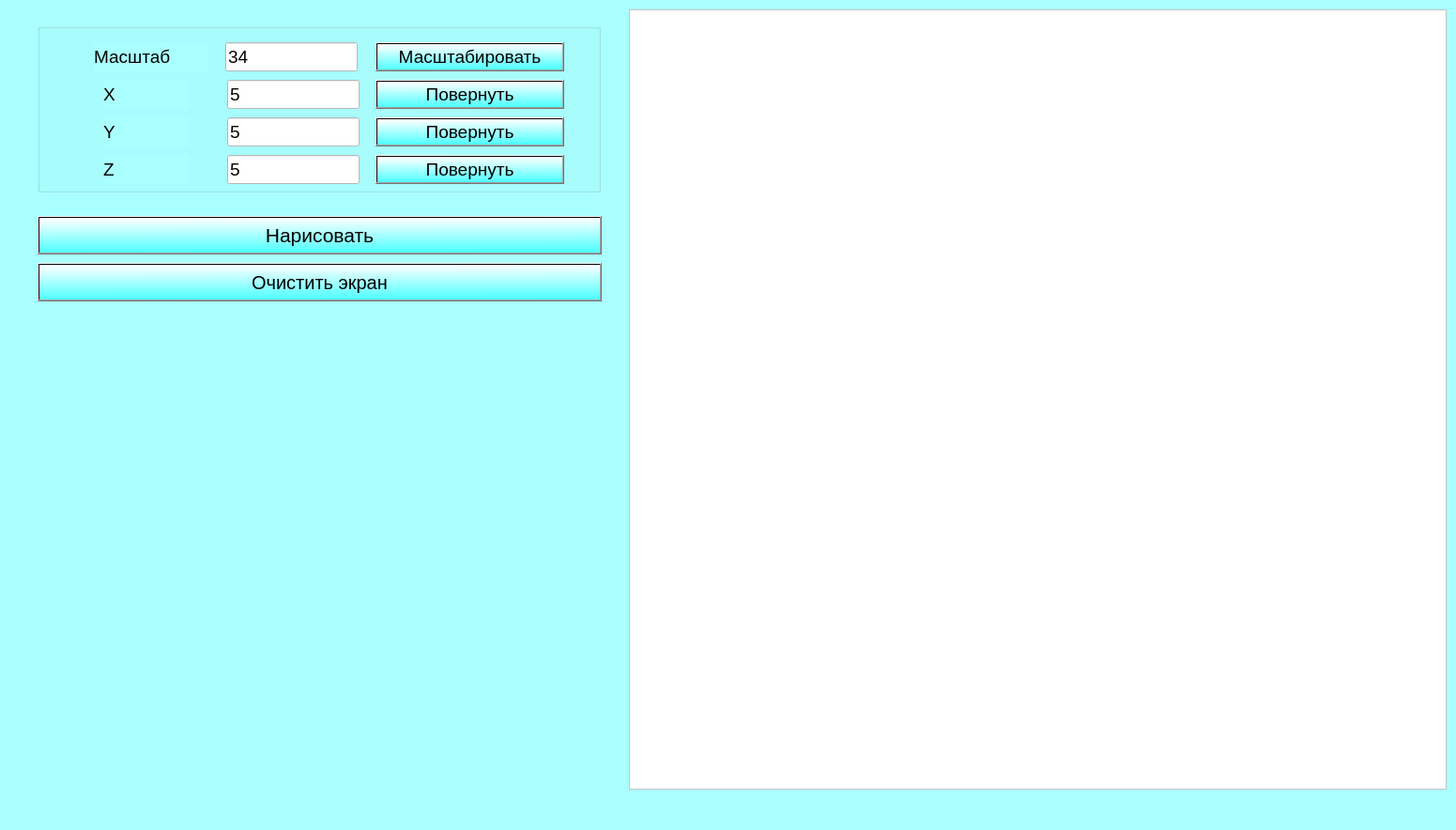
<?xml version="1.0" encoding="UTF-8"?>
<ui version="4.0">
 <class>MainWindow</class>
 <widget class="QMainWindow" name="MainWindow">
  <property name="geometry">
   <rect>
    <x>0</x>
    <y>0</y>
    <width>1551</width>
    <height>884</height>
   </rect>
  </property>
  <property name="minimumSize">
   <size>
    <width>1000</width>
    <height>700</height>
   </size>
  </property>
  <property name="maximumSize">
   <size>
    <width>1600</width>
    <height>1500</height>
   </size>
  </property>
  <property name="windowTitle">
   <string>Козлова Ирина, ИУ7-42Б, Лабораторная работа №10</string>
  </property>
  <property name="layoutDirection">
   <enum>Qt::LeftToRight</enum>
  </property>
  <property name="styleSheet">
   <string notr="true">background-color: rgb(170, 255, 255);</string>
  </property>
  <widget class="QWidget" name="centralwidget">
   <widget class="QGraphicsView" name="graphicsView">
    <property name="geometry">
     <rect>
      <x>670</x>
      <y>10</y>
      <width>871</width>
      <height>831</height>
     </rect>
    </property>
    <property name="styleSheet">
     <string notr="true">background-color: rgb(255, 255, 255);</string>
    </property>
   </widget>
   <widget class="QPushButton" name="pushButton_clean">
    <property name="geometry">
     <rect>
      <x>40</x>
      <y>280</y>
      <width>601</width>
      <height>41</height>
     </rect>
    </property>
    <property name="minimumSize">
     <size>
      <width>0</width>
      <height>30</height>
     </size>
    </property>
    <property name="font">
     <font>
      <pointsize>15</pointsize>
     </font>
    </property>
    <property name="styleSheet">
     <string notr="true">color: rgb(0, 0, 0);
background-color: qlineargradient(spread:reflect, x1:0.505, y1:1, x2:0.475962, y2:0, stop:0 rgba(77, 255, 255, 255), stop:1 rgba(255, 255, 255, 255));</string>
    </property>
    <property name="text">
     <string>Очистить экран</string>
    </property>
   </widget>
   <widget class="QPushButton" name="pushButton_RES">
    <property name="geometry">
     <rect>
      <x>40</x>
      <y>230</y>
      <width>601</width>
      <height>41</height>
     </rect>
    </property>
    <property name="font">
     <font>
      <pointsize>16</pointsize>
     </font>
    </property>
    <property name="styleSheet">
     <string notr="true">color: rgb(0, 0, 0);
background-color: qlineargradient(spread:reflect, x1:0.505, y1:1, x2:0.475962, y2:0, stop:0 rgba(77, 255, 255, 255), stop:1 rgba(255, 255, 255, 255));</string>
    </property>
    <property name="text">
     <string>Нарисовать</string>
    </property>
   </widget>
   <widget class="QWidget" name="layoutWidget">
    <property name="geometry">
     <rect>
      <x>30</x>
      <y>20</y>
      <width>621</width>
      <height>191</height>
     </rect>
    </property>
    <layout class="QHBoxLayout" name="horizontalLayout_10">
     <property name="spacing">
      <number>7</number>
     </property>
     <property name="topMargin">
      <number>0</number>
     </property>
     <item>
      <widget class="QGroupBox" name="groupBoxChooseDRAW_4">
       <property name="minimumSize">
        <size>
         <width>600</width>
         <height>100</height>
        </size>
       </property>
       <property name="maximumSize">
        <size>
         <width>600</width>
         <height>180</height>
        </size>
       </property>
       <property name="font">
        <font>
         <pointsize>14</pointsize>
        </font>
       </property>
       <property name="styleSheet">
        <string notr="true">color: rgb(0, 0, 0);</string>
       </property>
       <property name="title">
        <string/>
       </property>
       <widget class="QLabel" name="label_4">
        <property name="geometry">
         <rect>
          <x>60</x>
          <y>20</y>
          <width>121</width>
          <height>31</height>
         </rect>
        </property>
        <property name="font">
         <font>
          <pointsize>14</pointsize>
         </font>
        </property>
        <property name="text">
         <string>Масштаб</string>
        </property>
       </widget>
       <widget class="QLineEdit" name="lineEdit_k">
        <property name="geometry">
         <rect>
          <x>200</x>
          <y>20</y>
          <width>141</width>
          <height>31</height>
         </rect>
        </property>
        <property name="font">
         <font>
          <pointsize>14</pointsize>
         </font>
        </property>
        <property name="styleSheet">
         <string notr="true">background-color: rgb(255, 255, 255);</string>
        </property>
        <property name="text">
         <string>34</string>
        </property>
       </widget>
       <widget class="QLineEdit" name="lineEdit_z_turn">
        <property name="geometry">
         <rect>
          <x>202</x>
          <y>140</y>
          <width>141</width>
          <height>31</height>
         </rect>
        </property>
        <property name="font">
         <font>
          <pointsize>14</pointsize>
         </font>
        </property>
        <property name="styleSheet">
         <string notr="true">background-color: rgb(255, 255, 255);</string>
        </property>
        <property name="text">
         <string>5</string>
        </property>
       </widget>
       <widget class="QLineEdit" name="lineEdit_x_turn">
        <property name="geometry">
         <rect>
          <x>202</x>
          <y>60</y>
          <width>141</width>
          <height>31</height>
         </rect>
        </property>
        <property name="font">
         <font>
          <pointsize>14</pointsize>
         </font>
        </property>
        <property name="styleSheet">
         <string notr="true">background-color: rgb(255, 255, 255);</string>
        </property>
        <property name="text">
         <string>5</string>
        </property>
       </widget>
       <widget class="QLineEdit" name="lineEdit_y_turn">
        <property name="geometry">
         <rect>
          <x>202</x>
          <y>100</y>
          <width>141</width>
          <height>31</height>
         </rect>
        </property>
        <property name="font">
         <font>
          <pointsize>14</pointsize>
         </font>
        </property>
        <property name="styleSheet">
         <string notr="true">background-color: rgb(255, 255, 255);</string>
        </property>
        <property name="text">
         <string>5</string>
        </property>
       </widget>
       <widget class="QLabel" name="label_7">
        <property name="geometry">
         <rect>
          <x>70</x>
          <y>100</y>
          <width>91</width>
          <height>31</height>
         </rect>
        </property>
        <property name="font">
         <font>
          <pointsize>14</pointsize>
         </font>
        </property>
        <property name="text">
         <string>Y</string>
        </property>
       </widget>
       <widget class="QLabel" name="label_8">
        <property name="geometry">
         <rect>
          <x>70</x>
          <y>60</y>
          <width>91</width>
          <height>31</height>
         </rect>
        </property>
        <property name="font">
         <font>
          <pointsize>14</pointsize>
         </font>
        </property>
        <property name="text">
         <string>X</string>
        </property>
       </widget>
       <widget class="QLabel" name="label_9">
        <property name="geometry">
         <rect>
          <x>70</x>
          <y>140</y>
          <width>91</width>
          <height>31</height>
         </rect>
        </property>
        <property name="font">
         <font>
          <pointsize>14</pointsize>
         </font>
        </property>
        <property name="text">
         <string>Z</string>
        </property>
       </widget>
       <widget class="QPushButton" name="pushButton_k">
        <property name="geometry">
         <rect>
          <x>360</x>
          <y>20</y>
          <width>201</width>
          <height>31</height>
         </rect>
        </property>
        <property name="font">
         <font>
          <pointsize>14</pointsize>
         </font>
        </property>
        <property name="styleSheet">
         <string notr="true">background-color: qlineargradient(spread:reflect, x1:0.505, y1:1, x2:0.475962, y2:0, stop:0 rgba(77, 255, 255, 255), stop:1 rgba(255, 255, 255, 255));</string>
        </property>
        <property name="text">
         <string>Масштабировать</string>
        </property>
       </widget>
       <widget class="QPushButton" name="pushButton_x_turn">
        <property name="geometry">
         <rect>
          <x>360</x>
          <y>60</y>
          <width>201</width>
          <height>31</height>
         </rect>
        </property>
        <property name="font">
         <font>
          <pointsize>14</pointsize>
         </font>
        </property>
        <property name="styleSheet">
         <string>color: rgb(0, 0, 0);
background-color: qlineargradient(spread:reflect, x1:0.505, y1:1, x2:0.475962, y2:0, stop:0 rgba(77, 255, 255, 255), stop:1 rgba(255, 255, 255, 255));</string>
        </property>
        <property name="text">
         <string>Повернуть</string>
        </property>
       </widget>
       <widget class="QPushButton" name="pushButton_y_turn">
        <property name="geometry">
         <rect>
          <x>360</x>
          <y>100</y>
          <width>201</width>
          <height>31</height>
         </rect>
        </property>
        <property name="font">
         <font>
          <pointsize>14</pointsize>
         </font>
        </property>
        <property name="styleSheet">
         <string>color: rgb(0, 0, 0);
background-color: qlineargradient(spread:reflect, x1:0.505, y1:1, x2:0.475962, y2:0, stop:0 rgba(77, 255, 255, 255), stop:1 rgba(255, 255, 255, 255));</string>
        </property>
        <property name="text">
         <string>Повернуть</string>
        </property>
       </widget>
       <widget class="QPushButton" name="pushButton_z_turn">
        <property name="geometry">
         <rect>
          <x>360</x>
          <y>140</y>
          <width>201</width>
          <height>31</height>
         </rect>
        </property>
        <property name="font">
         <font>
          <pointsize>14</pointsize>
         </font>
        </property>
        <property name="styleSheet">
         <string>color: rgb(0, 0, 0);
background-color: qlineargradient(spread:reflect, x1:0.505, y1:1, x2:0.475962, y2:0, stop:0 rgba(77, 255, 255, 255), stop:1 rgba(255, 255, 255, 255));</string>
        </property>
        <property name="text">
         <string>Повернуть</string>
        </property>
       </widget>
      </widget>
     </item>
    </layout>
   </widget>
  </widget>
  <widget class="QStatusBar" name="statusbar"/>
  <widget class="QMenuBar" name="menubar">
   <property name="geometry">
    <rect>
     <x>0</x>
     <y>0</y>
     <width>1551</width>
     <height>25</height>
    </rect>
   </property>
  </widget>
  <action name="action">
   <property name="text">
    <string>О программе</string>
   </property>
  </action>
 </widget>
 <resources/>
 <connections/>
</ui>
